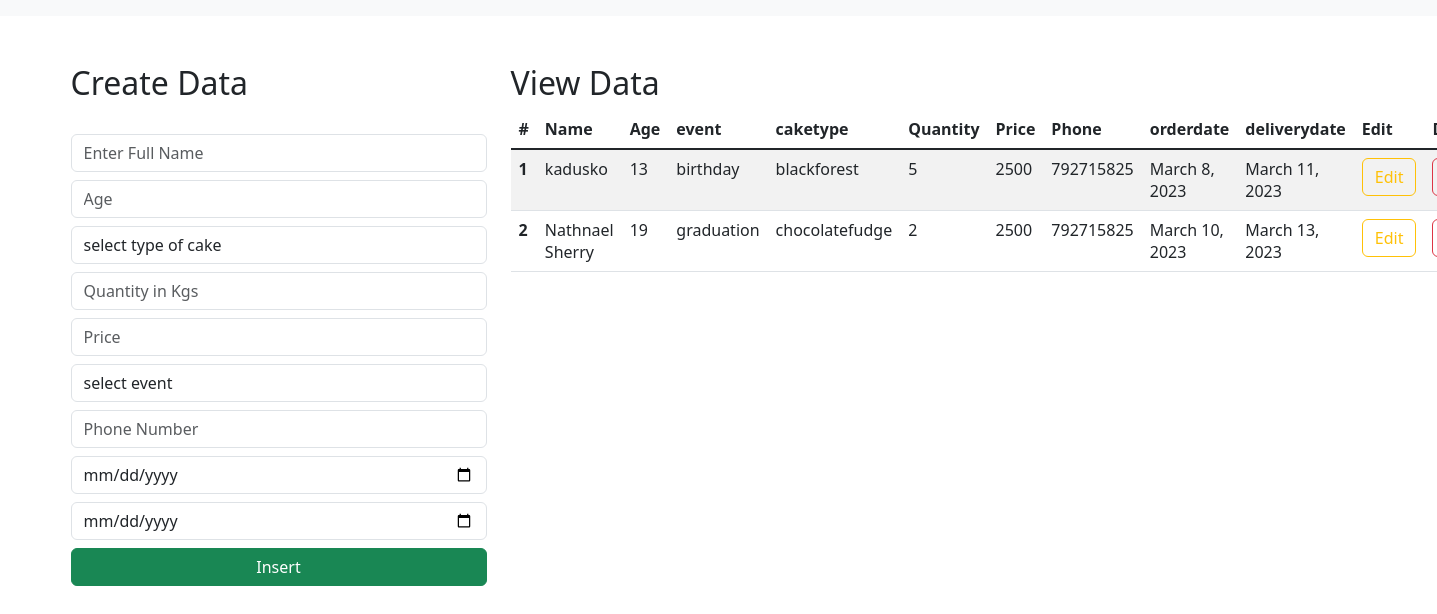
The page / on the database its author committed.
### Cake_HouseDB/models.py (models this page shows)
class Client(models.Model):
    name = models.CharField(max_length=50, blank=False, null=False)
    event = models.CharField(max_length=50, blank=False, null=False, default='Birthday')
    age = models.IntegerField()
    caketype = models.CharField(max_length=50, blank=False, null=False)
    quantity = models.IntegerField(default=1)
    price = models.IntegerField(default=1)
    phone = models.IntegerField()
    orderdate = models.DateField()
    deliverydate = models.DateField()

### Cake_HouseDB/views.py (the view)
# urls.py: path('', views.index_page, name='index'),
def index_page(request):
    data = Client.objects.all()
    context = {"data": data}
    return render(request, "index.html", context)

### templates/index.html (shortened to what this page needs)
<html lang="en">
    <link href="https://cdn.jsdelivr.net/npm/bootstrap@5.3.0-alpha1/dist/css/bootstrap.min.css" rel="stylesheet">
  <head>
  </head>
    {% load static %}
    <link rel="stylesheet" href="{% static "css/style.css" %}">
  <body>
    <nav class="navbar navbar-expand-lg bg-body-tertiary">
      </nav>
      <div class="container mt-5">
        <div class="row">
            <div class="col-md-4">
                <h2>Create Data</h2>
                <br>
                <form action="/insert" method="post">
                    <div class="form-group">
                        <input type="text" class="form-control" placeholder="Enter Full Name" name="name" required>
                    </div>
                    <div class="form-group">
                        <input type="number" class="form-control  mt-2" placeholder="Age" name="age" required>
                    </div>
                    <div class="form-group mt-2">
                        <select id="caketype" name="caketype" class="form-control" required>
                            <option selected>select type of cake</option>
                        </select>
                    </div>
                    <div class="form-group">
                        <input type="number" class="form-control  mt-2" placeholder="Quantity in Kgs" name="quantity" required>
                    </div>
                    <div class="form-group">
                        <input type="number" class="form-control  mt-2" placeholder="Price" name="price" required>
                    </div>
                    <div class="form-group mt-2">
                        <select id="event" name="event" class="form-control" required>
                            <option selected>select event</option>
                        </select>
                    </div>
                    <div class="form-group">
                        <input type="tel" class="form-control  mt-2" placeholder="Phone Number" name="phone" required>
                    </div>
                    <div class="form-group">
                        <input type="date" class="form-control  mt-2" placeholder="Date of order" name="orderdate" required>
                    </div>
                    <div class="form-group">
                        <input type="date" class="form-control  mt-2" placeholder="Date of delivery" name="deliverydate" required>
                    </div>
                    <div class="d-grid gap-2">
                        <button class="btn btn-success mt-2" type="submit">Insert</button>
                    </div>
                </form>
            </div>
            <div class="col-md-8">
                <h2>View Data</h2>
                <table class="table table-striped table-hover">
                    <thead>
                      <tr>
                        <th scope="col">#</th>
                        <th scope="col">Name</th>
                        <th scope="col">Age</th>
                        <th scope="col">event</th>
                        <th scope="col">caketype</th>
                        <th scope="col">Quantity</th>
                        <th scope="col">Price</th>
                        <th scope="col">Phone</th>
                        <th scope="col">orderdate</th>
                        <th scope="col">deliverydate</th>
                        <th scope="col">Edit</th>
                        <th scope="col">Delete</th>
                      </tr>
                    </thead>
                    <tbody class="table-group-divider">
                    {% for d in data %}
                      <tr>
                        <th scope="row">{{d.id}}</th>
                        <td>{{d.name}}</td>
                        <td>{{d.age}}</td>
                        <td>{{d.event}}</td>
                        <td>{{d.caketype}}</td>
                        <td>{{d.quantity}}</td>
                        <td>{{d.price}}</td>
                        <td>{{d.phone}}</td>
                        <td>{{d.orderdate}}</td>
                        <td>{{d.deliverydate}}</td>
                        <td><a href="/update/{{d.id}}" type="button" class="btn btn-outline-warning">Edit</a></td>
                        <td><a href="/delete/{{d.id}}" type="button" class="btn btn-outline-danger">Delete</a></td>
                      </tr>
                    {% endfor %}
                    </tbody>
                  </table>
            </div>
        </div>
      </div>
  </body>
</html>

### rows shown on the page
Client: id "1", name "kadusko", age "13", event "birthday", caketype "blackforest", quantity "5", price "2500", phone "792715825", orderdate "March 8, 2023", deliverydate "March 11, 2023"
Client: id "2", name "Nathnael Sherry", age "19", event "graduation", caketype "chocolatefudge", quantity "2", price "2500", phone "792715825", orderdate "March 10, 2023", deliverydate "March 13, 2023"
